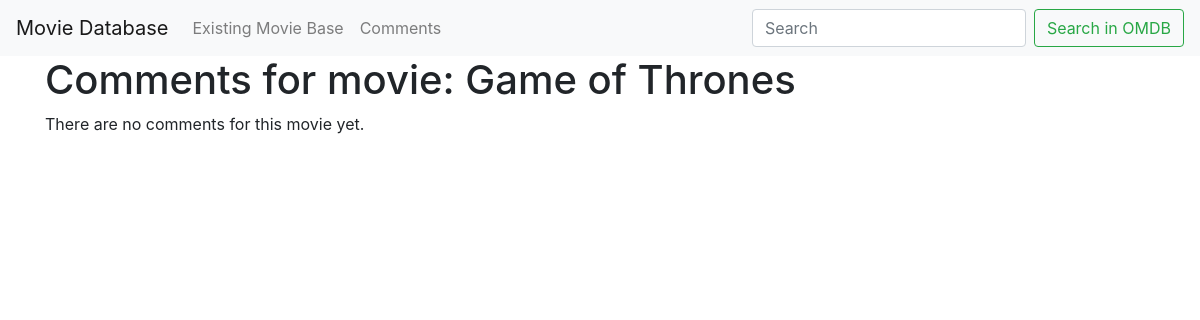
The app's page /comments/6/, older data.
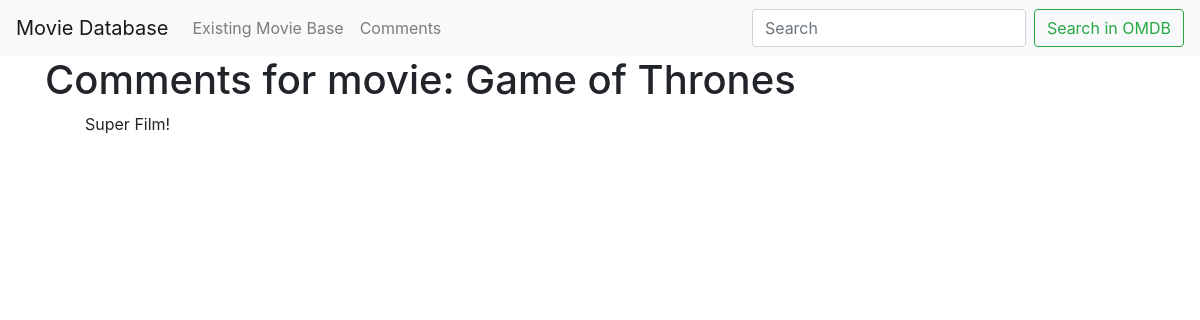
The same page, newer data.
### movieapp/models.py (models this page shows, shortened)
class Comment(models.Model):
	body = models.TextField(max_length=200)
	movie = models.ForeignKey(Movie, related_name='comments', on_delete=models.CASCADE, null=True, blank=True)

### movieapp/views.py (the view)
# urls.py: path('comments/<int:pk>/', views.comments_by_book_id, name='comment_list_by_id'),
def comments_by_book_id(request, pk):
	movie=get_object_or_404(Movie, pk = pk)
	comment_list = Comment.objects.filter(movie=movie).all()
	return render(request, 'comment_list_by_id.html', {'comment_list': comment_list, 'movie': movie})

### movieapp/models.py (called while the page is built)
	def __str__(self):
		return self.title

### movieapp/templates/comment_list_by_id.html
{% extends "base.html" %}
{% block content %}
	<div class="container">
    <h1>Comments for movie: {{ movie }}</h1>
    {% if comment_list %}
    <ul>
      {% for comment in comment_list %}
        <p>{{ comment.body }}</p>
      {% endfor %}
    </ul>
    {% else %}
      <p>There are no comments for this movie yet.</p>
    {% endif %}
</div>
{% endblock %}

Row changes from the older to the newer data that the page shows:
added Comment: body "Super Film!"
Text that changed along with them:
text no longer shown: "There are no comments for this movie yet."
